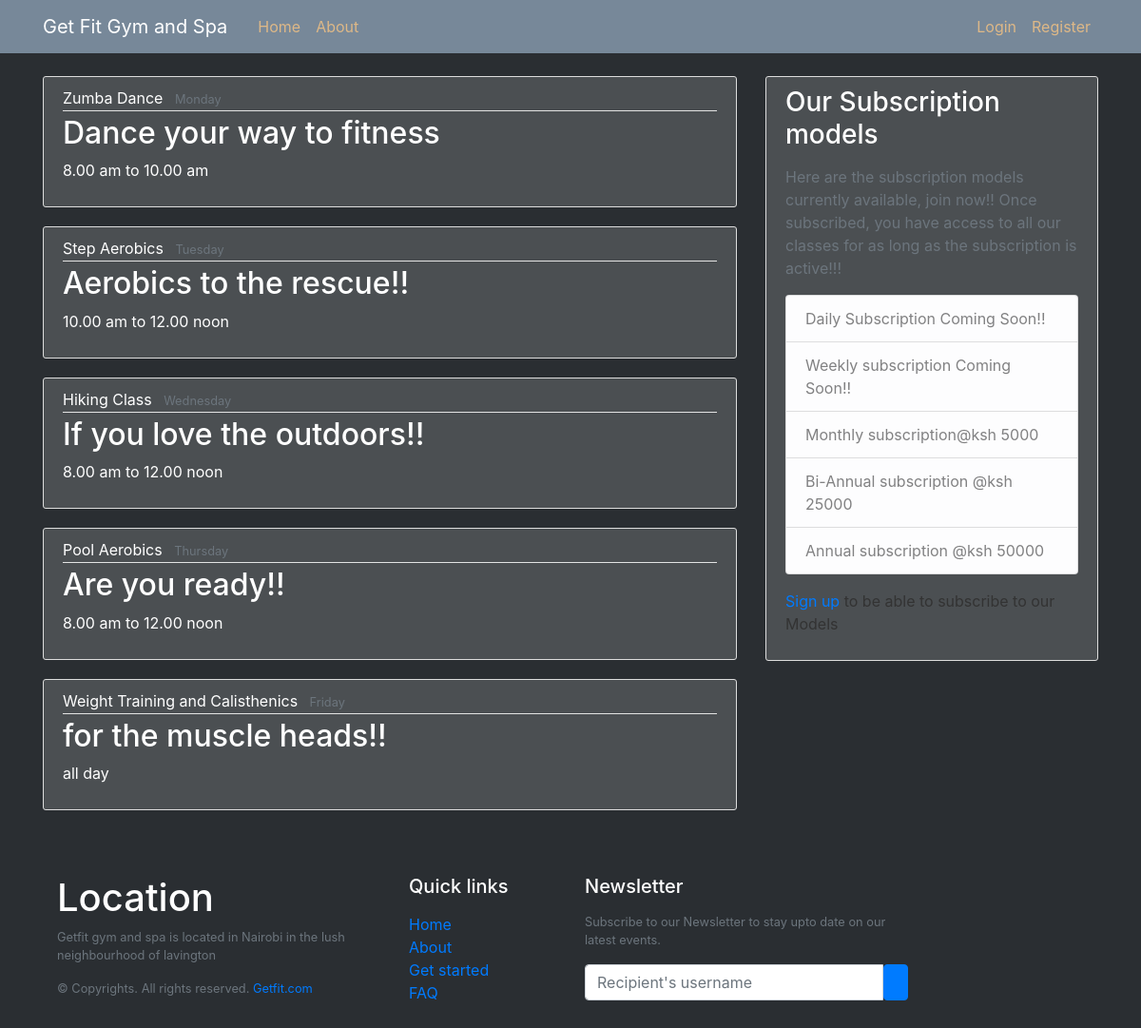
Page /home on the earlier database version.
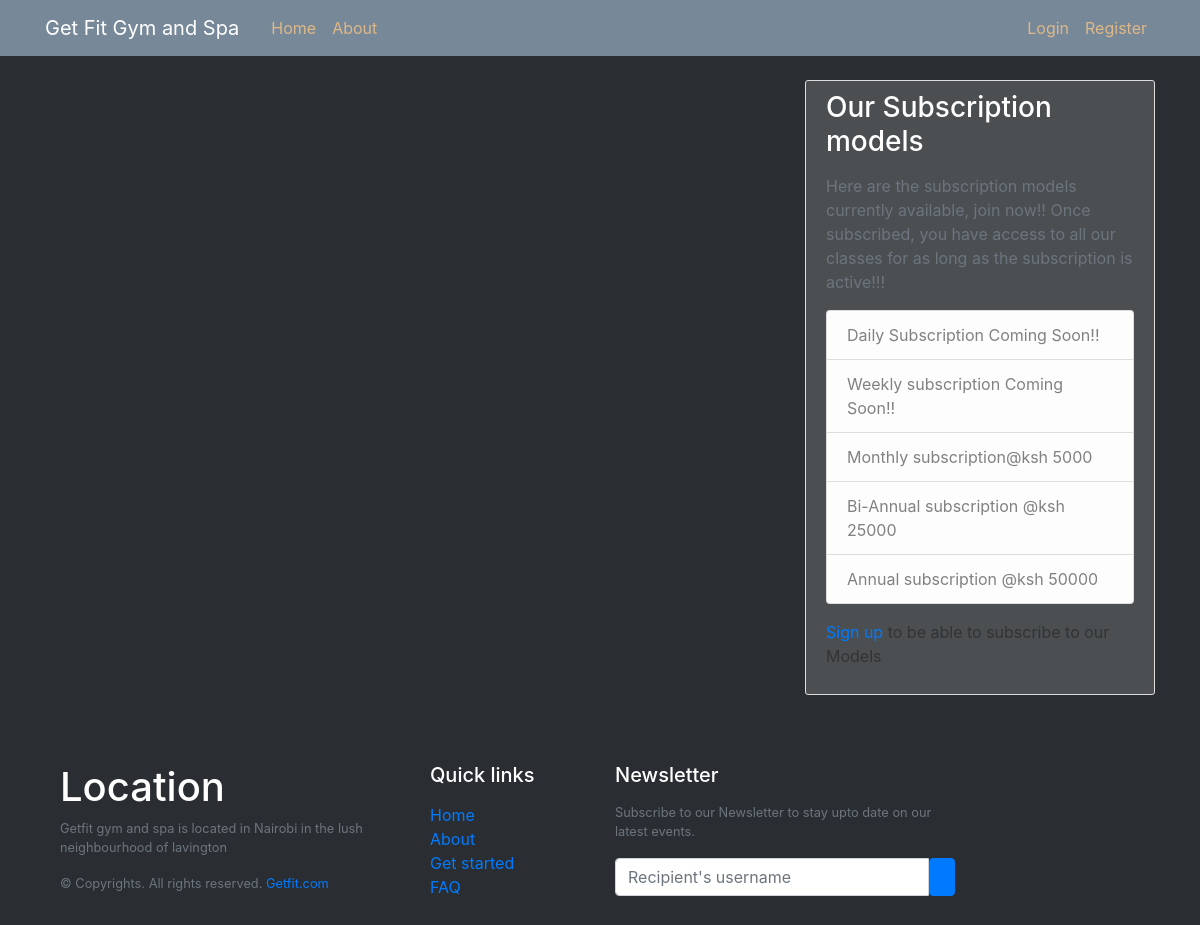
Same page on the later database version.
### app/models.py (models this page shows)
class Schedule(db.Model):
    id = db.Column(db.Integer, primary_key=True)
    day = db.Column(db.String(100), nullable=False)
    title = db.Column(db.String(100), nullable=False)
    description = db.Column(db.Text, nullable=False)
    time = db.Column(db.String(100), nullable=False)

### app/main/routes.py (the view)
@main.route("/")
@main.route("/home")
def home():
    classes = Schedule.query.all()
    posts = Post.query.all()
    return render_template('home.html', posts=posts, classes=classes)

### app/templates/home.html
{% extends "layout.html" %}
{% block content %}
    {% if current_user.is_authenticated %}
    <h1 class="media content-section text-white mb-3">User Posts</h1>
    {% for post in posts %}
        <article class="media content-section">
          <img class="rounded-circle article-img", src="{{ url_for('static', filename='pics/' + post.author.image_file) }}">
          <div class="media-body">
            <div class="article-metadata">
              <a class="mr-2" href="#">{{ post.author.username }}</a>
              <small class="text-muted">{{ post.date_posted.strftime('%Y-%m-%d') }}</small>
            </div>
            <h2><a class="article-title" href="{{ url_for('posts.post', post_id=post.id) }}">{{ post.title }}</a></h2>
            <p class="article-content">{{ post.content }}</p>
          </div>
        </article>
    {% endfor %}
    {% else %}
    {% for class in classes %}
    <article class="media content-section">
      <div class="media-body">
        <div class="article-metadata">
          <a class="mr-2 text-white mb-3" href="#">{{ class.title }}</a>
          <small class="text-muted text-white mb-3">{{ class.day }}</small>
        </div>
        <h2><a class="article-title text-white mb-3" href="#">{{ class.description }}</a></h2>
        <p class="article-content text-white mb-3">{{ class.time }}</p>
      </div>
    </article>
    {% endfor %}
    {% endif %}
{% endblock content %}

### app/templates/layout.html (shortened to what this page needs)
<!DOCTYPE html>
<html>
<head>
    <link rel="stylesheet" href="https://maxcdn.bootstrapcdn.com/bootstrap/4.0.0/css/bootstrap.min.css">
    <link rel="stylesheet" type="text/css" href="{{ url_for('static', filename='main.css') }}">
</head>
<body>
    <header class="site-header">
      <nav class="navbar navbar-expand-md navbar-dark bg-steel fixed-top">
        <div class="container">
          <a class="navbar-brand mr-4" href="/">Get Fit Gym and Spa</a>
          <div class="collapse navbar-collapse" id="navbarToggle">
            <div class="navbar-nav mr-auto">
              <a class="nav-item nav-link" href="{{ url_for('main.home') }}">Home</a>
              <a class="nav-item nav-link" href="{{ url_for('main.about') }}">About</a>
            </div>
            <div class="navbar-nav">
              {% if current_user.is_authenticated %}
                  <a class="nav-item nav-link" href="{{ url_for('users.logout') }}">Logout</a>
                  <a class="nav-item nav-link" href="{{ url_for('users.account') }}">Account</a>
                  <a class="nav-item nav-link" href="{{ url_for('posts.new_post') }}">Create Post</a>
                  <a class="nav-item nav-link" href="{{ url_for('users.d_class') }}">Daily Classes</a>
              {% else %}
                  <a class="nav-item nav-link" href="{{ url_for('users.login') }}">Login</a>
                  <a class="nav-item nav-link" href="{{ url_for('users.register') }}">Register</a>
              {% endif %}
            </div>
          </div>
        </div>
      </nav>
    </header>
    <main role="main" class="container">
      <div class="row">
        <div class="col-md-8">
          {% block content %}{% endblock %}
        </div>
        <div class="col-md-4">
          <div class="content-section ">
            <h3 class="text-white mb-3">Our Subscription models</h3>
            <p class='text-muted text-white mb-3'>Here are the subscription models currently available, join now!! Once subscribed, you have access to all our classes for as long as the subscription is active!!!</p>
              <ul class="list-group text-white mb-3" style="width: 100%">
                <li class="list-group-item list-group-item-light">Daily Subscription Coming Soon!!</li>
                <li class="list-group-item list-group-item-light">Weekly subscription Coming Soon!!</li>
                <li class="list-group-item list-group-item-light">Monthly subscription@ksh 5000</li>
                <li class="list-group-item list-group-item-light">Bi-Annual subscription @ksh 25000</li>
                <li class="list-group-item list-group-item-light">Annual subscription @ksh 50000</li>
              </ul>
              <div>
                {% if current_user.is_authenticated %}
                <a class="list-group-item list-group-item-light" href="{{ url_for('users.subscribe') }}">Subscribe</a>
                {% else %}
                <p><a href="{{url_for('users.register')}}">Sign up</a> to be able to subscribe to our Models</p>
                {% endif %}
              </div>
          </div>
        </div>
      </div>
    <footer class="w-100 py-4 flex-shrink-0">
      <div class="container py-4">
          <div class="row gy-4 gx-5">
              <div class="col-lg-4 col-md-6">
                  <h5 class="h1 text-white">Location</h5>
                  <p class="small text-muted">Getfit gym and spa is located in Nairobi in the lush neighbourhood of lavington</p>
                  <p class="small text-muted mb-0">&copy; Copyrights. All rights reserved. <a class="text-primary" href="#">Getfit.com</a></p>
              </div>
              <div class="col-lg-2 col-md-6">
                  <h5 class="text-white mb-3">Quick links</h5>
                  <ul class="list-unstyled text-muted">
                      <li><a href="{{url_for('main.home')}}">Home</a></li>
                      <li><a href="{{url_for('main.about')}}">About</a></li>
                      <li><a href="{{url_for('users.register')}}">Get started</a></li>
                      <li><a href="#">FAQ</a></li>
                  </ul>
              </div>
              <div class="col-lg-4 col-md-6">
                  <h5 class="text-white mb-3">Newsletter</h5>
                  <p class="small text-muted">Subscribe to our Newsletter to stay upto date on our latest events.</p>
                  <form action="#">
                      <div class="input-group mb-3">
                          <input class="form-control" type="text" placeholder="Recipient's username" aria-label="Recipient's username" aria-describedby="button-addon2">
                          <button class="btn btn-primary" id="button-addon2" type="button"></button>
                      </div>
                  </form>
              </div>
          </div>
      </div>
  </footer>
    </main>
</body>
</html>

### app/static/main.css (style rules this page uses)
body { background: #2a2e32; color: #333333; margin-top: 5rem; }
h1, h2, h3, h4, h5, h6 { color: #444444; }
.bg-steel { background-color: lightslategray; }
.site-header .navbar-nav .nav-link { color: burlywood; }
.content-section { background: #ffffff28; padding: 10px 20px; border: 1px solid #dddddd; border-radius: 3px; margin-bottom: 20px; }

Differences in the rows shown:
removed Schedule: title "Zumba Dance", day "Monday", description "Dance your way to fitness", time "8.00 am to 10.00 am"
removed Schedule: title "Step Aerobics", day "Tuesday", description "Aerobics to the rescue!!", time "10.00 am to 12.00 noon"
removed Schedule: title "Hiking Class", day "Wednesday", description "If you love the outdoors!!", time "8.00 am to 12.00 noon"
removed Schedule: title "Pool Aerobics", day "Thursday", description "Are you ready!!", time "8.00 am to 12.00 noon"
removed Schedule: title "Weight Training and Calisthenics", day "Friday", description "for the muscle heads!!", time "all day"
